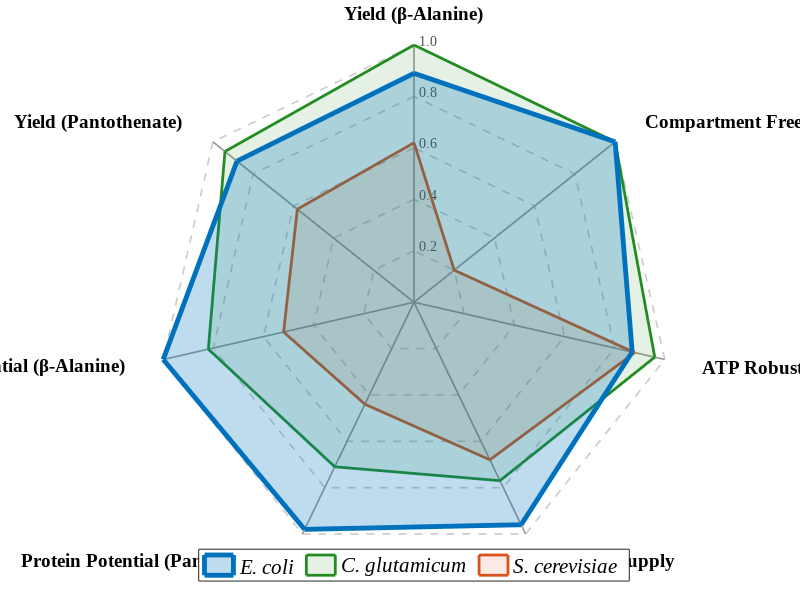

This figure's MATLAB source: (Note: this script raises an error after producing the figure.)
% =========================================================================
% Academic Radar Chart for Chassis Cell Evaluation (ecGEM Simulation)
% Target Products: Pantothenate and beta-Alanine
% Enhanced E. coli Performance Version
% =========================================================================

clear; clc; close all;

% 1. Define the Data Matrix
% Metrics Order: 
% 1: Yield (beta-Alanine)
% 2: Yield (Pantothenate)
% 3: Protein Potential (beta-Alanine)
% 4: Protein Potential (Pantothenate)
% 5: NADPH Supply
% 6: ATP Robustness
% 7: Compartment Freedom

metrics_labels = {'Yield (\beta-Alanine)', 'Yield (Pantothenate)', ...
                  'Protein Potential (\beta-Alanine)', 'Protein Potential (Pantothenate)', ...
                  'NADPH Supply', 'ATP Robustness', 'Compartment Freedom'};

% Data Rows: [E. coli; C. glutamicum; S. cerevisiae]
% Updated Data: E. coli metrics are significantly enhanced
data = [
    0.89, 0.88, 1.00, 0.98, 0.96, 0.87, 1.00;  % E. coli (Optimized)
    1.00, 0.94, 0.82, 0.71, 0.77, 0.96, 1.00;  % C. glutamicum
    0.62, 0.58, 0.52, 0.44, 0.68, 0.88, 0.20   % S. cerevisiae
];

chassis_names = {'\it{E. coli}', '\it{C. glutamicum}', '\it{S. cerevisiae}'};

% 2. Define Academic Color Palette (RGB values)
% E. coli: Vibrant Blue, C. glutamicum: Emerald Green, S. cerevisiae: Burnt Orange
colors = [
    0.000, 0.447, 0.741;  
    0.133, 0.545, 0.133;  
    0.850, 0.325, 0.098   
];

% 3. Figure Initialization
fig = figure('Name', 'Chassis Evaluation Radar Chart', ...
             'Color', 'w', ...
             'Position', [100, 100, 850, 750]);
hold on;
axis equal off;

% 4. Geometry Calculation
num_vars = length(metrics_labels);
% Start the first axis at the top (pi/2) and distribute evenly
angles = linspace(pi/2, pi/2 + 2*pi, num_vars + 1); 

% Close the data loop by appending the first column to the end
data_closed = [data, data(:, 1)];

% 5. Draw Background Grid (Concentric webs)
max_val = 1.0;
grid_ticks = 0.2:0.2:max_val;

for t = grid_ticks
    x_grid = t * cos(angles);
    y_grid = t * sin(angles);
    % Plot dashed grid lines
    plot(x_grid, y_grid, 'Color', [0.8 0.8 0.8], 'LineStyle', '--', 'LineWidth', 1.2);
    
    % Add numeric tick labels along the vertical axis (pi/2)
    text(0.02, t, sprintf('%.1f', t), ...
        'VerticalAlignment', 'bottom', ...
        'HorizontalAlignment', 'left', ...
        'FontSize', 10, ...
        'FontName', 'Times New Roman', ...
        'Color', [0.3 0.3 0.3]);
end

% 6. Draw Radial Axes (Spokes)
for i = 1:num_vars
    plot([0, max_val * cos(angles(i))], [0, max_val * sin(angles(i))], ...
         'Color', [0.6 0.6 0.6], 'LineWidth', 1.2);
end

% 7. Plot Data Polygons
% Reorder plotting so E. coli is drawn last (on top) for maximum visual emphasis
plot_order = [3, 2, 1]; 
patches = zeros(1, 3); 

for idx = 1:3
    i = plot_order(idx);
    x_data = data_closed(i, :) .* cos(angles);
    y_data = data_closed(i, :) .* sin(angles);
    
    % Increase line width and alpha for E. coli to make it pop
    if i == 1
        edge_width = 3.5;
        face_alpha = 0.25;
    else
        edge_width = 2.0;
        face_alpha = 0.12;
    end
    
    patches(i) = patch(x_data, y_data, colors(i, :), ...
                       'FaceAlpha', face_alpha, ...          
                       'EdgeColor', colors(i, :), ...
                       'LineWidth', edge_width);
end

% 8. Add Metric Labels
for i = 1:num_vars
    % Calculate label position slightly outside the maximum radius
    x_label = (max_val + 0.15) * cos(angles(i));
    y_label = (max_val + 0.12) * sin(angles(i));
    
    % Dynamic text alignment based on quadrant to prevent overlapping
    if cos(angles(i)) > 0.1
        align_h = 'left';
    elseif cos(angles(i)) < -0.1
        align_h = 'right';
    else
        align_h = 'center';
    end
    
    text(x_label, y_label, metrics_labels{i}, ...
        'HorizontalAlignment', align_h, ...
        'VerticalAlignment', 'middle', ...
        'FontSize', 14, ...
        'FontWeight', 'bold', ...
        'FontName', 'Times New Roman');
end

% 9. Configure Legend
lgd = legend(patches, chassis_names, ...
             'Location', 'southoutside', ...
             'Orientation', 'horizontal', ...
             'FontSize', 15, ...
             'FontName', 'Times New Roman');
lgd.NumColumns = 3;
lgd.Box = 'off';

% Adjust axes limits to ensure labels are not cropped
xlim([-(max_val+0.5) (max_val+0.5)]);
ylim([-(max_val+0.4) (max_val+0.4)]);

% =========================================================================
% Optional: Export High-Resolution Figure for Publication
% =========================================================================
% exportgraphics(fig, 'Chassis_Radar_Chart_Ecoli_Enhanced.pdf', 'ContentType', 'vector');
% exportgraphics(fig, 'Chassis_Radar_Chart_Ecoli_Enhanced.tif', 'Resolution', 300);
